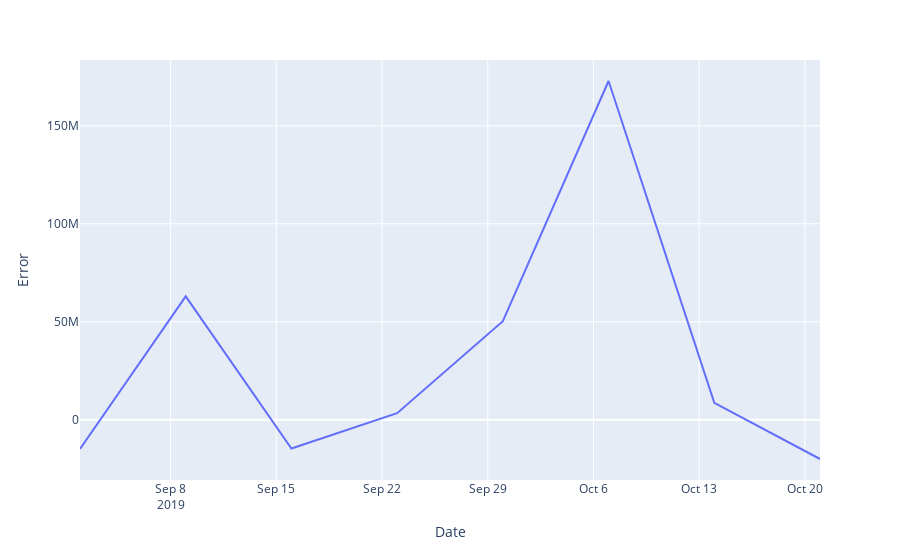

Notebook source saved alongside this figure:
### Code cell
fig = px.line(x=rolling_residuals.index, y=rolling_residuals, labels={'x':'Date', 'y':'Error'})
fig.show()

### Figure 1 — Plotly figure (JSON) as saved in the notebook; plotly's stock layout.template omitted (floating-point values rounded to 4 significant figures)
{"data": [{"hovertemplate": "Date=%{x}<br>Error=%{y}<extra></extra>", "legendgroup": "", "line": {"color": "#636efa", "dash": "solid"}, "mode": "lines", "name": "", "orientation": "v", "showlegend": false, "type": "scatter", "x": ["2019-09-02T00:00:00", "2019-09-09T00:00:00", "2019-09-16T00:00:00", "2019-09-23T00:00:00", "2019-09-30T00:00:00", "2019-10-07T00:00:00", "2019-10-14T00:00:00", "2019-10-21T00:00:00"], "xaxis": "x", "y": [-14940000.0, 63010000.0, -14660000.0, 3351000.0, 50270000.0, 172900000.0, 8638000.0, -20020000.0], "yaxis": "y"}], "layout": {"legend": {"tracegroupgap": 0}, "margin": {"t": 60}, "xaxis": {"anchor": "y", "domain": [0, 1], "title": {"text": "Date"}}, "yaxis": {"anchor": "x", "domain": [0, 1], "title": {"text": "Error"}}}}
